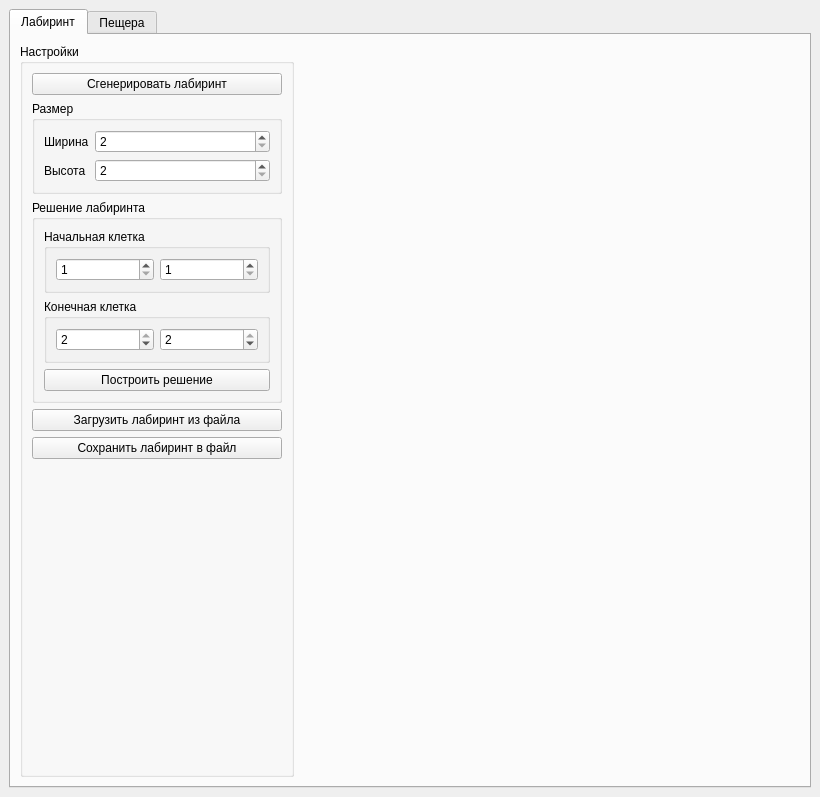
<?xml version="1.0" encoding="UTF-8"?>
<ui version="4.0">
 <class>MainWindow</class>
 <widget class="QMainWindow" name="MainWindow">
  <property name="geometry">
   <rect>
    <x>0</x>
    <y>0</y>
    <width>820</width>
    <height>797</height>
   </rect>
  </property>
  <property name="windowTitle">
   <string>Maze</string>
  </property>
  <widget class="QWidget" name="centralwidget">
   <layout class="QHBoxLayout" name="horizontalLayout">
    <item>
     <widget class="QTabWidget" name="tabWidget">
      <property name="currentIndex">
       <number>0</number>
      </property>
      <widget class="QWidget" name="maze_tab">
       <attribute name="title">
        <string>Лабиринт</string>
       </attribute>
       <layout class="QHBoxLayout" name="horizontalLayout_2">
        <item>
         <widget class="QGroupBox" name="groupBox">
          <property name="title">
           <string>Настройки</string>
          </property>
          <layout class="QVBoxLayout" name="verticalLayout">
           <item>
            <widget class="QPushButton" name="generate_maze_button">
             <property name="text">
              <string>Сгенерировать лабиринт</string>
             </property>
            </widget>
           </item>
           <item>
            <widget class="QGroupBox" name="groupBox_2">
             <property name="sizePolicy">
              <sizepolicy hsizetype="Preferred" vsizetype="Minimum">
               <horstretch>0</horstretch>
               <verstretch>0</verstretch>
              </sizepolicy>
             </property>
             <property name="title">
              <string>Размер</string>
             </property>
             <layout class="QFormLayout" name="formLayout">
              <item row="0" column="0">
               <widget class="QLabel" name="label">
                <property name="text">
                 <string>Ширина</string>
                </property>
               </widget>
              </item>
              <item row="0" column="1">
               <widget class="QSpinBox" name="maze_width_box">
                <property name="minimum">
                 <number>2</number>
                </property>
                <property name="maximum">
                 <number>50</number>
                </property>
               </widget>
              </item>
              <item row="1" column="0">
               <widget class="QLabel" name="label_2">
                <property name="text">
                 <string>Высота</string>
                </property>
               </widget>
              </item>
              <item row="1" column="1">
               <widget class="QSpinBox" name="maze_height_box">
                <property name="minimum">
                 <number>2</number>
                </property>
                <property name="maximum">
                 <number>50</number>
                </property>
               </widget>
              </item>
             </layout>
            </widget>
           </item>
           <item>
            <widget class="QGroupBox" name="groupBox_3">
             <property name="title">
              <string>Решение лабиринта</string>
             </property>
             <layout class="QVBoxLayout" name="verticalLayout_2">
              <item>
               <widget class="QGroupBox" name="groupBox_4">
                <property name="title">
                 <string>Начальная клетка</string>
                </property>
                <layout class="QHBoxLayout" name="horizontalLayout_3">
                 <item>
                  <widget class="QSpinBox" name="start_point_w_box">
                   <property name="minimum">
                    <number>1</number>
                   </property>
                   <property name="maximum">
                    <number>2</number>
                   </property>
                  </widget>
                 </item>
                 <item>
                  <widget class="QSpinBox" name="start_point_h_box">
                   <property name="minimum">
                    <number>1</number>
                   </property>
                   <property name="maximum">
                    <number>2</number>
                   </property>
                  </widget>
                 </item>
                </layout>
               </widget>
              </item>
              <item>
               <widget class="QGroupBox" name="groupBox_5">
                <property name="title">
                 <string>Конечная клетка</string>
                </property>
                <layout class="QHBoxLayout" name="horizontalLayout_4">
                 <item>
                  <widget class="QSpinBox" name="end_point_w_box">
                   <property name="minimum">
                    <number>1</number>
                   </property>
                   <property name="maximum">
                    <number>2</number>
                   </property>
                   <property name="value">
                    <number>2</number>
                   </property>
                  </widget>
                 </item>
                 <item>
                  <widget class="QSpinBox" name="end_point_h_box">
                   <property name="minimum">
                    <number>1</number>
                   </property>
                   <property name="maximum">
                    <number>2</number>
                   </property>
                   <property name="value">
                    <number>2</number>
                   </property>
                  </widget>
                 </item>
                </layout>
               </widget>
              </item>
              <item>
               <widget class="QPushButton" name="solve_maze_button">
                <property name="text">
                 <string>Построить решение</string>
                </property>
               </widget>
              </item>
             </layout>
            </widget>
           </item>
           <item>
            <widget class="QPushButton" name="load_maze_button">
             <property name="text">
              <string>Загрузить лабиринт из файла</string>
             </property>
            </widget>
           </item>
           <item>
            <widget class="QPushButton" name="save_maze_button">
             <property name="text">
              <string>Сохранить лабиринт в файл</string>
             </property>
            </widget>
           </item>
           <item>
            <spacer name="verticalSpacer">
             <property name="orientation">
              <enum>Qt::Vertical</enum>
             </property>
             <property name="sizeHint" stdset="0">
              <size>
               <width>20</width>
               <height>40</height>
              </size>
             </property>
            </spacer>
           </item>
          </layout>
         </widget>
        </item>
        <item>
         <widget class="s21::MazeDrawer" name="Maze" native="true">
          <property name="sizePolicy">
           <sizepolicy hsizetype="Fixed" vsizetype="Fixed">
            <horstretch>0</horstretch>
            <verstretch>0</verstretch>
           </sizepolicy>
          </property>
          <property name="minimumSize">
           <size>
            <width>500</width>
            <height>500</height>
           </size>
          </property>
         </widget>
        </item>
       </layout>
      </widget>
      <widget class="QWidget" name="cave_tab">
       <attribute name="title">
        <string>Пещера</string>
       </attribute>
       <layout class="QHBoxLayout" name="horizontalLayout_5">
        <item>
         <widget class="QGroupBox" name="groupBox_6">
          <property name="title">
           <string>Настройки</string>
          </property>
          <layout class="QVBoxLayout" name="verticalLayout_3">
           <item>
            <widget class="QPushButton" name="generate_cave_button">
             <property name="text">
              <string>Сгенерировать пещеру</string>
             </property>
            </widget>
           </item>
           <item>
            <widget class="QGroupBox" name="groupBox_7">
             <property name="sizePolicy">
              <sizepolicy hsizetype="Preferred" vsizetype="Minimum">
               <horstretch>0</horstretch>
               <verstretch>0</verstretch>
              </sizepolicy>
             </property>
             <property name="title">
              <string>Размер</string>
             </property>
             <layout class="QFormLayout" name="formLayout_2">
              <item row="0" column="0">
               <widget class="QLabel" name="label_3">
                <property name="text">
                 <string>Ширина</string>
                </property>
               </widget>
              </item>
              <item row="1" column="0">
               <widget class="QLabel" name="label_4">
                <property name="text">
                 <string>Высота</string>
                </property>
               </widget>
              </item>
              <item row="0" column="1">
               <widget class="QSpinBox" name="cave_w_box">
                <property name="minimum">
                 <number>2</number>
                </property>
                <property name="maximum">
                 <number>50</number>
                </property>
                <property name="value">
                 <number>4</number>
                </property>
               </widget>
              </item>
              <item row="1" column="1">
               <widget class="QSpinBox" name="cave_h_box">
                <property name="minimum">
                 <number>2</number>
                </property>
                <property name="maximum">
                 <number>50</number>
                </property>
                <property name="value">
                 <number>4</number>
                </property>
               </widget>
              </item>
             </layout>
            </widget>
           </item>
           <item>
            <widget class="QGroupBox" name="groupBox_8">
             <property name="sizePolicy">
              <sizepolicy hsizetype="Preferred" vsizetype="Minimum">
               <horstretch>0</horstretch>
               <verstretch>0</verstretch>
              </sizepolicy>
             </property>
             <property name="title">
              <string>Свойства клетки</string>
             </property>
             <layout class="QVBoxLayout" name="verticalLayout_4">
              <item>
               <widget class="QGroupBox" name="groupBox_9">
                <property name="title">
                 <string>Шанс рождения в начале</string>
                </property>
                <layout class="QVBoxLayout" name="verticalLayout_5">
                 <item>
                  <widget class="QDoubleSpinBox" name="init_chance_box">
                   <property name="maximum">
                    <double>1.000000000000000</double>
                   </property>
                   <property name="singleStep">
                    <double>0.050000000000000</double>
                   </property>
                  </widget>
                 </item>
                </layout>
               </widget>
              </item>
              <item>
               <widget class="QGroupBox" name="groupBox_10">
                <property name="title">
                 <string>Предел рождения</string>
                </property>
                <layout class="QVBoxLayout" name="verticalLayout_6">
                 <item>
                  <widget class="QSpinBox" name="spinBox">
                   <property name="maximum">
                    <number>7</number>
                   </property>
                  </widget>
                 </item>
                </layout>
               </widget>
              </item>
              <item>
               <widget class="QGroupBox" name="groupBox_11">
                <property name="title">
                 <string>Предел смерти</string>
                </property>
                <layout class="QVBoxLayout" name="verticalLayout_7">
                 <item>
                  <widget class="QSpinBox" name="death_limit_box">
                   <property name="maximum">
                    <number>7</number>
                   </property>
                  </widget>
                 </item>
                </layout>
               </widget>
              </item>
             </layout>
            </widget>
           </item>
           <item>
            <widget class="QGroupBox" name="groupBox_12">
             <property name="title">
              <string>Пошаговая генерация</string>
             </property>
             <layout class="QVBoxLayout" name="verticalLayout_8">
              <item>
               <widget class="QPushButton" name="begin_generation_button">
                <property name="text">
                 <string>Начало генерации</string>
                </property>
               </widget>
              </item>
              <item>
               <widget class="QPushButton" name="next_step_button">
                <property name="text">
                 <string>Следующий шаг</string>
                </property>
               </widget>
              </item>
              <item>
               <widget class="QCheckBox" name="auto_step_check_box">
                <property name="text">
                 <string>Шагать автоматически</string>
                </property>
               </widget>
              </item>
              <item>
               <widget class="QGroupBox" name="groupBox_13">
                <property name="title">
                 <string>Частота шагов (милисек.)</string>
                </property>
                <layout class="QVBoxLayout" name="verticalLayout_9">
                 <item>
                  <widget class="QSpinBox" name="step_interval_box">
                   <property name="minimum">
                    <number>10</number>
                   </property>
                   <property name="maximum">
                    <number>100000</number>
                   </property>
                   <property name="value">
                    <number>1000</number>
                   </property>
                  </widget>
                 </item>
                </layout>
               </widget>
              </item>
             </layout>
            </widget>
           </item>
           <item>
            <widget class="QPushButton" name="load_cave_button">
             <property name="text">
              <string>Загрузить пещеру из файла</string>
             </property>
            </widget>
           </item>
           <item>
            <widget class="QPushButton" name="save_cave_button">
             <property name="text">
              <string>Сохранить пещеру в файл</string>
             </property>
            </widget>
           </item>
           <item>
            <spacer name="verticalSpacer_2">
             <property name="orientation">
              <enum>Qt::Vertical</enum>
             </property>
             <property name="sizeHint" stdset="0">
              <size>
               <width>20</width>
               <height>40</height>
              </size>
             </property>
            </spacer>
           </item>
          </layout>
         </widget>
        </item>
        <item>
         <widget class="s21::CaveDrawer" name="Cave" native="true">
          <property name="sizePolicy">
           <sizepolicy hsizetype="Fixed" vsizetype="Fixed">
            <horstretch>0</horstretch>
            <verstretch>0</verstretch>
           </sizepolicy>
          </property>
          <property name="minimumSize">
           <size>
            <width>500</width>
            <height>500</height>
           </size>
          </property>
         </widget>
        </item>
       </layout>
      </widget>
     </widget>
    </item>
   </layout>
  </widget>
 </widget>
 <customwidgets>
  <customwidget>
   <class>s21::MazeDrawer</class>
   <extends>QWidget</extends>
   <header>view/drawer/maze_drawer.h</header>
  </customwidget>
  <customwidget>
   <class>s21::CaveDrawer</class>
   <extends>QWidget</extends>
   <header>view/drawer/cave_drawer.h</header>
   <container>1</container>
  </customwidget>
 </customwidgets>
 <resources/>
 <connections/>
</ui>
